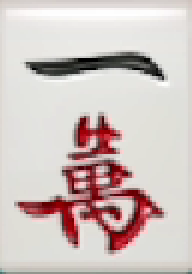
#> input picture tile_templates/1m.png, 96 x 137 px (shown 2 times larger)
$ python -i vision.py   (imports and definitions only)
#> lines starting #> are read from the running program, lines starting #| are printed output that depends on the picture; after the words box and inside, x2 and y2 are one past the last pixel; in counts of white or black regions, pixels touching at a corner belong together
#> further down, picture is the input picture: shape (137, 96, 3); mean B, G, R 191.6, 194.6, 207.7
"""牌面图像识别模块。

将 capture.py 抓取的截图转换为编码后的牌面字符串 (如 123m555678p1122s)。

核心功能:
- 手牌区域分割 (connected components)
- 牌河牌型检测 (色块聚类)
- 单张牌的分类 (基于颜色直方图 + 结构特征)
- 模板校准: 支持从截图中采集每张牌的模板图片
- 全图模板匹配: 不依赖固定坐标，窗口缩放/UI变化自适应
"""

from __future__ import annotations

import json
import math
import os
from dataclasses import dataclass, field
from pathlib import Path
from typing import Optional

import numpy as np

# ---------------------------------------------------------------------------
# 牌面编码定义
# ---------------------------------------------------------------------------

# 麻将牌的名称映射: "(rank, suit)" -> 中文名
TILE_NAMES: dict[tuple[int, str], str] = {}
# [5 lines not run here, left out]

ALL_TILE_KEYS = sorted(TILE_NAMES.keys())


@dataclass
class RecognizedTile:
    rank: int
    suit: str
    code: str  # e.g. "3m"
    name: str  # e.g. "三万"
    confidence: float = 1.0

    def __repr__(self) -> str:
        return f"<{self.code} {self.name} conf={self.confidence:.2f}>"


@dataclass
class RecognitionResult:
    hand_tiles: list[RecognizedTile] = field(default_factory=list)
    river_tiles: list[RecognizedTile] = field(default_factory=list)
    hand_compact: str = ""
    river_compact: str = ""
    visible_compact: str = ""  # 所有可见牌 (牌河 + 对手打出的牌)
    errors: list[str] = field(default_factory=list)


# ---------------------------------------------------------------------------
# 颜色直方图特征 (区分万/筒/条/字牌)
# ---------------------------------------------------------------------------

# 各花色在 BGR 空间中的大致颜色范围 (腾讯麻将常见配色)
SUIT_COLOR_PROFILES = {
    "m": {  # 万子 - 深蓝/黑色大字
        "hue_range": (90, 140),
        "sat_range": (10, 100),
        "bright_range": (30, 100),
        "desc": "万",
    },
    "p": {  # 饼子 - 偏红/棕色
        "hue_range": (0, 20),
        "sat_range": (40, 200),
        "bright_range": (60, 200),
        "desc": "筒",
    },
    "s": {  # 条子 - 偏绿
        "hue_range": (35, 80),
        "sat_range": (30, 180),
        "bright_range": (50, 180),
        "desc": "条",
    },
    "z": {  # 字牌 - 红色大字
        "hue_range": (0, 10),
        "sat_range": (80, 255),
        "bright_range": (40, 150),
        "desc": "字",
    },
}


def _classify_suit_by_color(tile_crop: np.ndarray) -> tuple[str, float]:
    """根据牌面颜色直方图猜测花色。

    Returns (suit_guess, confidence)。
    当无法可靠判断时，返回 ("?", 0.0)。
    """
    if tile_crop.size == 0:
        return ("?", 0.0)
    try:
        import cv2

        hsv = cv2.cvtColor(tile_crop, cv2.COLOR_BGR2HSV)
    except Exception:
        return ("?", 0.0)

    # 提取牌面中心区域，避免边框干扰
    h, w = hsv.shape[:2]
    cy, cx = h // 2, w // 2
    r_h, r_w = int(h * 0.35), int(w * 0.35)
    y1 = max(0, cy - r_h)
    y2 = min(h, cy + r_h)
    x1 = max(0, cx - r_w)
    x2 = min(w, cx + r_w)
    center = hsv[y1:y2, x1:x2]

    # 只关注非白色区域 (排除牌面底色)
    mask = center[:, :, 1] > 20  # 饱和度 > 20
    if mask.sum() < 50:
        return ("?", 0.0)

    hue_vals = center[:, :, 0][mask]
    sat_vals = center[:, :, 1][mask]

    # 取 hue 中位数
    if len(hue_vals) == 0:
        return ("?", 0.0)
    median_hue = float(np.median(hue_vals))
    median_sat = float(np.median(sat_vals))

    # 字牌特征: 红色大字 = 低 hue (< 15) + 高饱和
    if median_hue < 25 and median_sat > 60:
        return ("z", 0.55)

    # 万子: 深蓝/黑色 (hue 100-130)
    if 85 < median_hue < 145:
        return ("m", 0.50)

    # 条子: 绿色 (hue 40-80)
    if 30 < median_hue < 85:
        return ("s", 0.45)

    # 饼子: 红/棕 (hue 0-25, 低饱和)
    if median_hue < 30:
        return ("p", 0.40)

    return ("?", 0.0)


# ---------------------------------------------------------------------------
# 全图模板匹配找牌 — 不依赖固定切割坐标
# ---------------------------------------------------------------------------


# [93 lines left out: function _scan_hand_by_templates, not called in this run]


# ---------------------------------------------------------------------------
# 传统分割 (固定坐标优先，自动检测降级)
# ---------------------------------------------------------------------------


def segment_hand_strip(
    hand_frame: np.ndarray,
    expected_count: int = 14,
    tile_bounds: list | None = None,
    templates: dict | None = None,
) -> list[np.ndarray]:
    """从手牌区域截图中纵向切分出每张独立牌的图块。

    优先级:
    1. tile_bounds 精确坐标
    2. templates 全图模板匹配（自适应，不需要每局重调）
    3. 列投影 + Otsu 自动检测（降级）
    """
#> called with expected_count = 14
    import cv2

    h, w = hand_frame.shape[:2]
#> h = 137; w = 96

    # ---- 优先级 1: 精确切割坐标 ----
    if tile_bounds and len(tile_bounds) > 0:
        # 检测坐标类型：全<2 → 相对比例，否则 → 绝对像素
        is_fraction = all(tb["right"] < 2.0 for tb in tile_bounds)
        tile_crops = []
        for tb in tile_bounds:
            if is_fraction:
                x1 = int(tb["left"] * w)
                x2 = int(tb["right"] * w)
            else:
                x1 = int(tb["left"])
                x2 = int(tb["right"])
            crop = hand_frame[:, max(0, x1):min(w, x2)]
            if crop.size > 0 and crop.shape[1] > 5:
                tile_crops.append(crop)
        if len(tile_crops) >= 3:
            return tile_crops

    # ---- 优先级 2: 全图模板匹配 ----
    if templates and len(templates) >= 4:
        crops, _codes = _scan_hand_by_templates(hand_frame, templates)
        if crops and len(crops) >= 3:
            return crops

    # ---- 优先级 3: 列投影自动检测 ----
    gray = cv2.cvtColor(hand_frame, cv2.COLOR_BGR2GRAY)
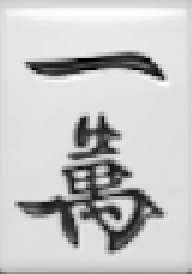
#> gray: shape (137, 96) (shown 2 times larger); min 0, max 255, mean 198.2

    # 步骤1: Otsu 二值化 + 列投影
    _, binary = cv2.threshold(gray, 0, 255, cv2.THRESH_BINARY + cv2.THRESH_OTSU)
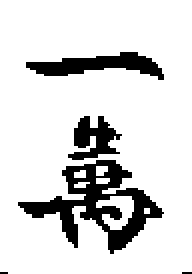
#> binary: shape (137, 96) (shown 2 times larger); 84.9% white; 5 black regions (2 under 20 px), largest, box (x1, y1, x2, y2) and area: (9, 80, 82, 127) 1182, (13, 26, 82, 40) 480, (34, 58, 61, 80) 319
    col_profile = np.sum(binary < 128, axis=0) / h
#> col_profile = 96 values, max 0.372 at index 43, min 0 at index 4, mean 0.151
    mean_dark = float(np.mean(col_profile))
#> mean_dark = 0.151
    threshold = max(0.03, min(0.15, mean_dark * 0.5))
#> threshold = 0.0757
    col_mask = col_profile > threshold

    # 步骤2: 找连续区域
    segments: list[tuple[int, int]] = []
    in_segment = False
    start = 0
    min_width = max(10, w // 20)
#> min_width = 10
    max_gap = max(5, w // 30)
#> max_gap = 5

    x = 0
    while x < w:
        if col_mask[x] and not in_segment:
            in_segment = True
            start = x
        elif not col_mask[x] and in_segment:
            gap_end = x
            while gap_end < w and not col_mask[gap_end]:
                gap_end += 1
            gap_size = gap_end - x
            if gap_size <= max_gap and gap_end < w and col_mask[gap_end]:
                x = gap_end
                continue
            else:
                if x - start >= min_width:
                    segments.append((start, x))
                in_segment = False
        x += 1
#> after the loop, gap_end = 96; gap_size = 15; in_segment = False; segments = [(16, 81)]; start = 16; x = 96

    if in_segment and w - start >= min_width:
        segments.append((start, w))

    # 等宽降级
    if not segments:
        tile_w = w // max(1, expected_count)
        segments = [(i * tile_w, (i + 1) * tile_w) for i in range(expected_count)]
    else:
        widths = [x2 - x1 for x1, x2 in segments]
#> widths = [65]
        avg_w = sum(widths) / len(widths)
#> avg_w = 65
        too_wide = any(w > avg_w * 2.5 for w in widths)
#> too_wide = False
        too_few = len(segments) < max(2, expected_count // 2)
#> too_few = True
        if too_few or too_wide:
            tile_w = w // max(1, expected_count)
#> tile_w = 6
            segments = [(i * tile_w, (i + 1) * tile_w) for i in range(expected_count)]

    tile_crops = []
    for x1, x2 in segments:
        crop = hand_frame[:, max(0, x1):min(w, x2)]
        if crop.size > 0:
            tile_crops.append(crop)
#> after the loop, tile_crops = 14 items
    return tile_crops


# ---------------------------------------------------------------------------
# 数字提取 & 主识别流程
# ---------------------------------------------------------------------------


def _digit_from_image(crop: np.ndarray) -> tuple[Optional[int], float]:
    """从单张牌图片中提取数字 (1-9)，基于连通组件数量。"""
    import cv2

    gray = cv2.cvtColor(crop, cv2.COLOR_BGR2GRAY)
    _, binary = cv2.threshold(gray, 0, 255, cv2.THRESH_BINARY + cv2.THRESH_OTSU)

    h, w = binary.shape
    edge = binary[:5, :].mean()
    center = binary[h // 4 : 3 * h // 4, w // 4 : 3 * w // 4].mean()
    if center > edge:
        binary = 255 - binary

    num_labels, labels, stats, _ = cv2.connectedComponentsWithStats(binary, connectivity=8)

    min_area = (w * h) * 0.005
    max_area = (w * h) * 0.6
    valid_components = 0
    for i in range(1, num_labels):
        area = stats[i, cv2.CC_STAT_AREA]
        if min_area < area < max_area:
            valid_components += 1

    if 1 <= valid_components <= 9:
        return (valid_components, 0.7)
    elif valid_components > 9:
        if valid_components <= 15:
            return (min(9, valid_components - 3), 0.35)
        return (None, 0.0)
    elif valid_components == 0:
        min_area2 = (w * h) * 0.002
        retry = 0
        for i in range(1, num_labels):
            area = stats[i, cv2.CC_STAT_AREA]
            if min_area2 < area < max_area:
                retry += 1
        if 1 <= retry <= 9:
            return (retry, 0.35)
        return (None, 0.0)
    return (None, 0.0)


def recognize_tiles(
    hand_frame: np.ndarray,
    river_frame: Optional[np.ndarray] = None,
    discards: Optional[list[np.ndarray]] = None,
    templates: Optional[dict[str, np.ndarray]] = None,
    tile_bounds: list | None = None,
) -> RecognitionResult:
    """从截图中识别麻将牌面。

    Args:
        hand_frame: 手牌区域截图 (BGR)。
        river_frame: 牌河区域截图 (可选)。
        discards: 已单独切出的出牌截图列表 (可选)。
        templates: 牌面模板 {code: image}，优先使用模板匹配。
        tile_bounds: 每张牌相对手牌区域的 left/right 坐标 (可选)。
    Returns:
        RecognitionResult 包含识别出的牌面和紧凑编码。
    """
    result = RecognitionResult()

    # ----- 手牌 -----
    tile_crops = segment_hand_strip(hand_frame, tile_bounds=tile_bounds, templates=templates)
#> tile_crops = 14 items

    def _valid_rank(rank: int, suit: str) -> bool:
        if suit == "z":
            return 1 <= rank <= 7
        return 1 <= rank <= 9

    _use_templates = templates is not None and len(templates) > 0

    hand_tiles: list[RecognizedTile] = []
    for crop in tile_crops:
        if _use_templates:
            code, tmpl_conf = match_with_templates(crop, templates)
            if code != "?" and tmpl_conf >= 0.5:
                try:
                    rank = int(code[:-1])
                    suit = code[-1]
                except ValueError:
                    rank, suit = None, "?"
                if rank is not None and _valid_rank(rank, suit):
                    name = TILE_NAMES.get((rank, suit), code)
                    hand_tiles.append(RecognizedTile(rank=rank, suit=suit, code=code, name=name, confidence=tmpl_conf))
                    continue

        # 降级: 启发式识别
        suit, suit_conf = _classify_suit_by_color(crop)
        rank, rank_conf = _digit_from_image(crop)

        if suit == "?" or rank is None:
            continue
        if not _valid_rank(rank, suit):
            continue

        code = f"{rank}{suit}"
        name = TILE_NAMES.get((rank, suit), code)
        conf = (suit_conf * 0.4 + rank_conf * 0.6) if rank_conf > 0 else suit_conf
        hand_tiles.append(RecognizedTile(rank=rank, suit=suit, code=code, name=name, confidence=conf))
#> this loop made 14 passes
#> (median_hue in _classify_suit_by_color, median_sat in _classify_suit_by_color, suit_conf, num_labels in _digit_from_image, rank_conf) on passes 6, 7, 8, 9, 10, 12, 13: (178, 148, 0, 4, 0.7), (178, 89, 0, 8, 0.7), (178, 118, 0, 10, 0.7), (178, 108, 0, 10, 0.7), (177, 83, 0, 10, 0.7), (177, 189, 0, 5, 0.7), (177, 93, 0, 5, 0.7)
#> (suit_conf, num_labels in _digit_from_image, stats in _digit_from_image, rank_conf) on passes 1, 2, 14: (0, 2, [[0, 134, 6, 3, 8], [0, 0, 6, 136, 814]], 0), (0, 2, [[0, 101, 6, 36, 23], [0, 0, 6, 136, 799]], 0), (0, 2, [[0, 32, 6, 105, 46], [0, 0, 6, 136, 776]], 0)
#> after the loop, hand_tiles = 1 item

    result.hand_tiles = hand_tiles
#> result.hand_tiles = 1 item

    if hand_tiles:
        groups: dict[str, list[str]] = {s: [] for s in "mpsz"}
        for t in hand_tiles:
            groups[t.suit].append(str(t.rank))
#> this loop made 1 pass
        parts = []
        for suit in "mpsz":
            if groups[suit]:
                parts.append("".join(sorted(groups[suit])) + suit)
        result.hand_compact = "".join(parts)
    else:
        result.errors.append("手牌识别失败：未能识别出任何有效牌面。")

    # ----- 牌河 -----
    if river_frame is not None and river_frame.size > 0:
        river_tiles = _detect_river_tiles(river_frame)
        result.river_tiles = river_tiles
        if river_tiles:
            groups: dict[str, list[str]] = {s: [] for s in "mpsz"}
            for t in river_tiles:
                groups[t.suit].append(str(t.rank))
            parts = []
            for suit in "mpsz":
                if groups[suit]:
                    parts.append("".join(sorted(groups[suit])) + suit)
            result.river_compact = "".join(parts)

    # ----- 综合可见牌 -----
    visible_codes: list[str] = []
    for t in result.river_tiles:
        visible_codes.append(t.code)
#> after the loop, visible_codes = []
    if discards:
        for disc in discards:
            suit, _ = _classify_suit_by_color(disc)
            rank, _ = _digit_from_image(disc)
            if suit != "?" and rank is not None:
                if suit == "z" and not (1 <= rank <= 7):
                    continue
                if suit != "z" and not (1 <= rank <= 9):
                    continue
                visible_codes.append(f"{rank}{suit}")

    result.visible_compact = ",".join(visible_codes) if visible_codes else ""
    return result


# [152 lines left out: functions _detect_river_tiles, capture_templates, load_templates, match_with_templates, not called in this run]

>>> import cv2
>>> picture = cv2.imread('../../tile_templates/1m.png')
>>> result = recognize_tiles(picture)

$ run again, on tile_templates/2m.png
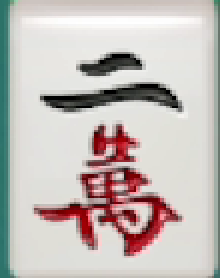
#> input picture tile_templates/2m.png, 110 x 139 px (shown 2 times larger)
#> picture is the input picture: shape (139, 110, 3); mean B, G, R 184.8, 188.3, 196.1
#> in segment_hand_strip, `gray = cv2.cvtColor(hand_frame, cv2.COLOR_BGR2GRAY)`:
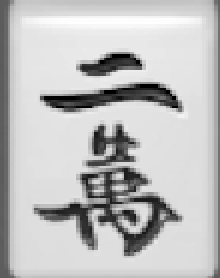
#> gray: shape (139, 110) (shown 2 times larger); min 0, max 255, mean 190.3
#> in segment_hand_strip, `_, binary = cv2.threshold(gray, 0, 255, cv2.THRESH_BINARY + cv2.THRESH..`:
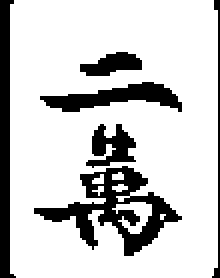
#> binary: shape (139, 110) (shown 2 times larger); 79.9% white; 6 black regions, box (x1, y1, x2, y2) and area: (17, 83, 91, 128) 1146, (0, 0, 8, 139) 704, (20, 41, 91, 56) 531, (43, 62, 68, 84) 301, (40, 26, 71, 38) 235, (106, 0, 110, 139) 160
#> col_profile = 110 values, max 1 at index 0, min 0 at index 8, mean 0.201
#> mean_dark = 0.201
#> threshold = 0.101
#> after the loop in segment_hand_strip, `while x < w:`: gap_end = 109; gap_size = 23; in_segment = True; segments = [(31, 86)]; start = 109; x = 110
#> widths = [55]
#> avg_w = 55
#> too_wide = False
#> too_few = True
#> after the loop in segment_hand_strip, `for x1, x2 in segments:`: tile_crops = 14 items
#> the loop in recognize_tiles, `for crop in tile_crops:` made 14 passes
#> (suit_conf, edge in _digit_from_image, num_labels in _digit_from_image, rank_conf) on passes 2, 4, 5, 13, 14: (0, 0, 3, 0.7), (0, 255, 4, 0.7), (0, 255, 4, 0.7), (0, 255, 4, 0.7), (0, 0, 5, 0.7)
#> after the loop in recognize_tiles, `for crop in tile_crops:`: hand_tiles = 3 items
#> the loop in recognize_tiles, `for t in hand_tiles:` made 3 passes
#> after the loop in recognize_tiles, `for t in result.river_tiles:`: visible_codes = []

$ run again, on tile_templates/2s.png
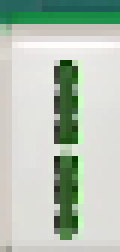
#> input picture tile_templates/2s.png, 20 x 42 px (shown 6 times larger)
#> picture is the input picture: shape (42, 20, 3); mean B, G, R 181.9, 195.6, 182.6
#> in segment_hand_strip, `gray = cv2.cvtColor(hand_frame, cv2.COLOR_BGR2GRAY)`:
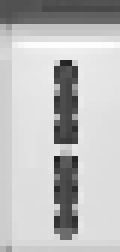
#> gray: shape (42, 20) (shown 6 times larger); min 32, max 253, mean 190
#> in segment_hand_strip, `_, binary = cv2.threshold(gray, 0, 255, cv2.THRESH_BINARY + cv2.THRESH..`:
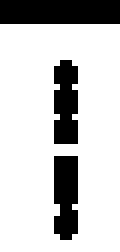
#> binary: shape (42, 20) (shown 6 times larger); 78.5% white; 3 black regions, box (x1, y1, x2, y2) and area: (0, 0, 20, 4) 80, (9, 26, 13, 40) 51, (9, 10, 13, 24) 50
#> col_profile = 20 values, max 0.762 at index 10, min 0.0952 at index 0, mean 0.215
#> mean_dark = 0.215
#> threshold = 0.108
#> after the loop in segment_hand_strip, `while x < w:`: gap_end = 20; gap_size = 7; in_segment = False; segments = []; start = 9; x = 20
#> after the loop in segment_hand_strip, `for x1, x2 in segments:`: tile_crops = 14 items
#> the loop in recognize_tiles, `for crop in tile_crops:` made 14 passes
#> (num_labels in _digit_from_image, rank_conf) on passes 1 to 8: (2, 0), (2, 0), (2, 0), (2, 0), (2, 0), (2, 0), (2, 0), (2, 0)
#> after the loop in recognize_tiles, `for crop in tile_crops:`: hand_tiles = []
